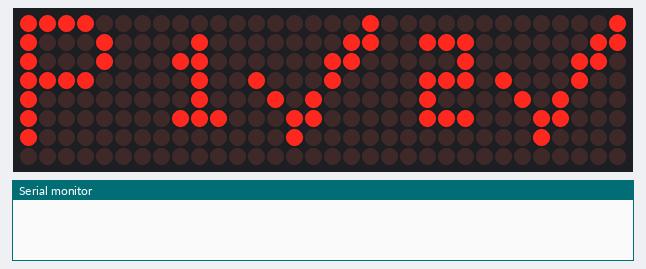
A sketch run on a simulated ESP8266 (NodeMCU). Parts: 32×8 LED matrix, the last lines printed to the serial monitor. WiFi joins after 1.5 s; servers stay silent unless stated.

Above: at 0.1 s.
At 1.6 s:
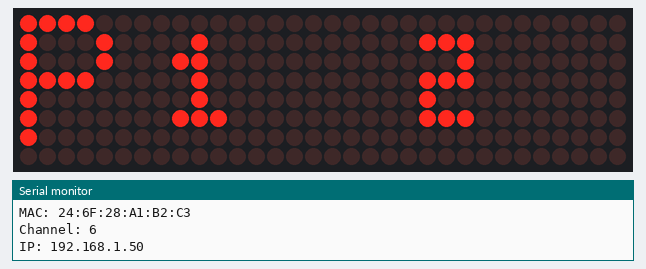

Measured:
- what the display in image 1 shows lasts 0.5 s, from 1.5 s to 2.0 s

The sketch:

gateway.ino
```cpp
#include <ESP8266WiFi.h>
#include <ESP8266WebServer.h>
#include <espnow.h>
#include <MD_Parola.h>
#include <MD_MAX72xx.h>
#include <SPI.h>

// ---------- EDIT THESE ----------
const char* WIFI_SSID = "YOUR_WIFI_NAME";
const char* WIFI_PASS = "YOUR_PASSWORD";
IPAddress GW_IP(192, 168, 1, 50);     // gateway's fixed address
IPAddress ROUTER_IP(192, 168, 1, 1);  // your router
IPAddress SUBNET(255, 255, 255, 0);
#define DEMO_MODE false  // true = fake slot changes on the sign
#define FLIP true        // set false if the picture is mirrored
// --------------------------------

#define HW_TYPE MD_MAX72XX::FC16_HW
#define DEVICES 4
#define CS_PIN D2

MD_Parola p(HW_TYPE, CS_PIN, DEVICES);
MD_MAX72XX* mx;
ESP8266WebServer server(80);

const uint8_t P_G[5]    = {0x7F, 0x09, 0x09, 0x09, 0x06};
const uint8_t DIG_1[3]  = {0x24, 0x3E, 0x20};
const uint8_t DIG_2[3]  = {0x3A, 0x2A, 0x2E};
const uint8_t TICK[7]   = {0x08, 0x10, 0x60, 0x30, 0x0C, 0x06, 0x03};
const uint8_t CROSS[7]  = {0x41, 0x22, 0x14, 0x08, 0x14, 0x22, 0x41};

volatile bool taken[2] = {false, false};
bool blinkOn = true, bannerMode = false;
unsigned long lastBlink = 0, modeStart = 0, lastDemo = 0;
uint8_t demoStep = 0;
char bannerText[24];

struct __attribute__((packed)) Pkt { uint8_t slot; uint8_t taken; };
struct __attribute__((packed)) Cmd { uint8_t magic; uint8_t slot; };
uint8_t BCAST[] = {0xFF, 0xFF, 0xFF, 0xFF, 0xFF, 0xFF};

void onRecv(uint8_t* mac, uint8_t* data, uint8_t len) {
  if (len < sizeof(Pkt)) return;
  Pkt* k = (Pkt*)data;
  if (k->slot == 1 || k->slot == 2) taken[k->slot - 1] = k->taken;
}

void col(uint8_t x, uint8_t v) { mx->setColumn(FLIP ? 31 - x : x, v); }
void put(uint8_t x, const uint8_t* g, uint8_t w) {
  for (uint8_t i = 0; i < w; i++) col(x + i, g[i]);
}

void drawIcons(bool on) {
  mx->control(MD_MAX72XX::UPDATE, MD_MAX72XX::OFF);
  mx->clear();
  put(0, P_G, 5);
  put(8, DIG_1, 3);
  put(21, DIG_2, 3);
  if (taken[0]) put(12, CROSS, 7); else if (on) put(12, TICK, 7);
  if (taken[1]) put(25, CROSS, 7); else if (on) put(25, TICK, 7);
  mx->control(MD_MAX72XX::UPDATE, MD_MAX72XX::ON);
  mx->update();
}

void startBanner() {
  if (taken[0] && taken[1]) strcpy(bannerText, "FULL");
  else if (!taken[0] && !taken[1]) strcpy(bannerText, "2 SLOTS FREE");
  else if (!taken[0]) strcpy(bannerText, "SLOT 1 FREE");
  else strcpy(bannerText, "SLOT 2 FREE");
  bannerMode = true;
  p.displayClear();
  p.displayText(bannerText, PA_LEFT, 40, 0, PA_SCROLL_LEFT, PA_SCROLL_LEFT);
}

void handleStatus() {
  String j = "{\"slots\":[{\"id\":1,\"taken\":";
  j += taken[0] ? "true" : "false";
  j += "},{\"id\":2,\"taken\":";
  j += taken[1] ? "true" : "false";
  j += "}],\"free\":";
  j += String((!taken[0]) + (!taken[1]));
  j += "}";
  server.sendHeader("Access-Control-Allow-Origin", "*");
  server.send(200, "application/json", j);
}

// /recalibrate?slot=1 or 2, or slot=0 for both pucks
void handleRecal() {
  int slot = server.arg("slot").toInt();
  if (slot < 0 || slot > 2) {
    server.send(400, "text/plain", "bad slot");
    return;
  }
  Cmd c = { 0xCA, (uint8_t)slot };
  for (int i = 0; i < 3; i++) {
    esp_now_send(BCAST, (uint8_t*)&c, sizeof(c));
    delay(40);
  }
  server.sendHeader("Access-Control-Allow-Origin", "*");
  server.send(200, "application/json", "{\"ok\":true}");
}

void setup() {
  Serial.begin(115200);
  p.begin();
  mx = p.getGraphicObject();
  p.setIntensity(3);
  p.displayClear();
  drawIcons(true);

  WiFi.mode(WIFI_STA);
  WiFi.setSleepMode(WIFI_NONE_SLEEP);
  WiFi.config(GW_IP, ROUTER_IP, SUBNET);
  WiFi.begin(WIFI_SSID, WIFI_PASS);
  unsigned long t = millis();
  while (WiFi.status() != WL_CONNECTED && millis() - t < 20000) delay(250);

  Serial.println();
  Serial.print("MAC: ");     Serial.println(WiFi.macAddress());
  Serial.print("Channel: "); Serial.println(WiFi.channel());
  Serial.print("IP: ");      Serial.println(WiFi.localIP());

  if (esp_now_init() != 0) Serial.println("ESP-NOW failed");
  else {
    esp_now_set_self_role(ESP_NOW_ROLE_COMBO);
    esp_now_register_recv_cb(onRecv);
    esp_now_add_peer(BCAST, ESP_NOW_ROLE_COMBO, 0, NULL, 0);
  }
  server.on("/status", handleStatus);
  server.on("/recalibrate", handleRecal);
  server.begin();
  modeStart = millis();
}

void loop() {
  server.handleClient();
  unsigned long now = millis();

  if (DEMO_MODE && now - lastDemo > 4000) {
    lastDemo = now;
    demoStep = (demoStep + 1) % 4;
    taken[0] = demoStep & 1;
    taken[1] = demoStep & 2;
  }

  if (!bannerMode) {
    if (now - lastBlink >= 500) {
      lastBlink = now;
      blinkOn = !blinkOn;
      drawIcons(blinkOn);
    }
    if (now - modeStart >= 12000) startBanner();
  } else if (p.displayAnimate()) {
    p.displayClear();
    bannerMode = false;
    modeStart = now;
    drawIcons(true);
  }
}
```
